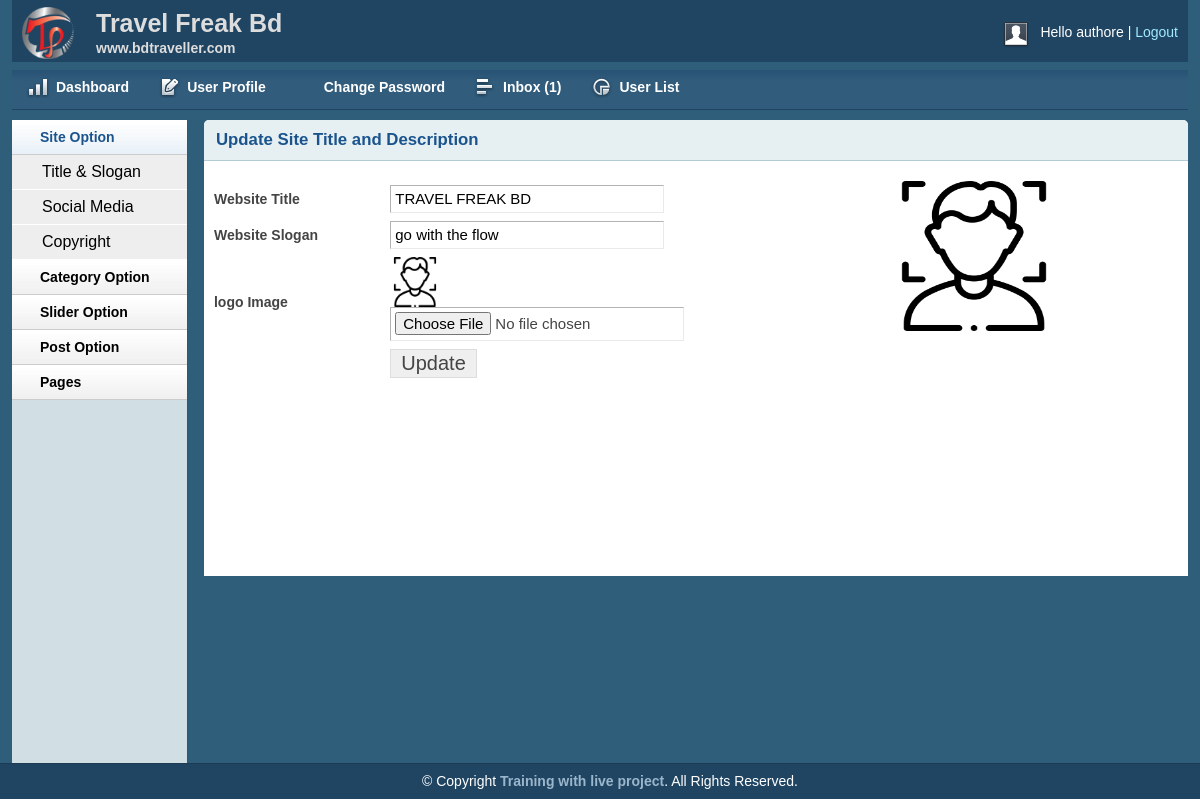
The page /admin/titleslogan.php (signed in) on the database its author committed.
### tables this page shows
CREATE TABLE IF NOT EXISTS `title_slogan` (
  `id` int(11) NOT NULL AUTO_INCREMENT,
  `title` varchar(255) NOT NULL,
  `slogan` varchar(255) NOT NULL,
  `logo` varchar(255) NOT NULL,
  PRIMARY KEY (`id`)
);

### lib/database1.php (called while the page is built, shortened)
<?php
 class Database{
      private $dbname="mysql:host=localhost; dbname=db_blog;";
      private $dbuser="root";
      private $dbpass="";
      public $conn;
    public function __construct(){
        if(!isset($this->conn)){
            try {
                $this->conn= new PDO("$this->dbname,$this->dbuser,$this->dbpass");
                $this->conn->setAttribute(PDO::ATTR_ERRMODE,PDO::ERRMODE_EXCEPTION);
            } catch (PDOException $e) {
                die("connection failed".$e->getMessage());
            }
        }
     }
}
?>

### admin/titleslogan.php (the view, shortened to what this page needs)
<?php include "inc/header.php" ;?>
 <?php include "inc/sidebar.php" ;?>
<?php
    $db = new Database();
?>
        <div class="grid_10">
            <div class="box round first grid">
                <h2>Update Site Title and Description</h2>
                <div class="block sloginblock">
            <div class="leftside">
            <?php
                    $query = "SELECT * FROM title_slogan WHERE id='1'";
                    $res=$db->conn->prepare($query);
                    $res->execute();
                    $val = $res->fetchAll();
                    foreach($val as $key){
            ?>
                      <form action="" method="POST" enctype="multipart/form-data">
                    <table class="form">
                        <tr>
                            <td>
                                <label>Website Title</label>
                            </td>
                            <td>
                                <input type="text" value ="<?php echo $key['title'];?> "name="title" class="medium" />
                            </td>
                        </tr>
						 <tr>
                            <td>
                                <label>Website Slogan</label>
                            </td>
                            <td>
                                <input type="text" value ="<?php echo $key['slogan'];?>" name="slogan" class="medium" />
                            </td>
                        </tr>
                          <tr>
                            <td>
                                <label>logo Image</label>
                            </td>
                            <td>
                                <img src="<?php echo $key['logo'];?>"  width="50px",height="50px" >
                                <br>
                                <input name="logo" type="file" />
                            </td>
                        </tr>
						 <tr>
                            <td>
                            </td>
                            <td>
                                <input type="submit" name="submit" Value="Update" />
                            </td>
                        </tr>
                    </table>
                    </form>
                    <?php } ;?>
                </div>
            <div class="rightside">
                  <img src="upload/logo.png" alt="">
            </div>
            </div>
            </div>
        </div>
  <?php include "inc/footer.php" ;?>

### admin/css/layout.css (style rules this page uses)
body { background: #fff none repeat scroll 0 0; color: #444; font-size: 14px; padding: 0; }
h1, h2, h3, h4, h5, h6 { line-height: 1.2em; margin-bottom: .3em; }
h2 { margin-top: 1em; }
.box { background: #fff; margin-bottom: 20px; padding: 10px 10px 10px 10px; margin-left: -8px; }
.box.grid { padding-bottom: 40px; }
.box.round { -moz-border-radius: 5px 5px 0px 0px; -webkit-border-radius: 5px 5px 0px 0px; border-radius: 5px 5px 0px 0px; }
.box h2 { font-size: 1.2em; font-weight: bold; color: #1B548D; background: #E6F0F3; margin: -10px -10px 0 -10px; padding: 10px 12px; border-bottom: 1px solid #B3CBD6; -moz-border-radius: 5px 5px 0px 0px; -webkit-border-radius: 5px 5px 0px 0px; border-radius: 5px 5px 0px 0px; }
.box.first { min-height: 406px; }
.block { padding-top: 20px; }
table.form { width: 100%; }
table.form td { padding: 4px 0px; }
table.form label { font-weight: bold; }
table.form input, table.form select { font-size: 15px; padding: 4px 4px 5px 4px; border-top: 1px solid #b3b3b3; border-left: 1px solid #b3b3b3; border-right: 1px solid #eaeaea; border-bottom: 1px solid #eaeaea; }
table.form input[type="submit"] { border: 1px solid #ddd; color: #444; cursor: pointer; font-size: 20px; padding: 2px 10px; }
input.medium { width: 55%; }
.block { padding-bottom: 1px; }

### admin/titleslogan.php (style rules this page uses)
.leftside { float:left; width:70%; }
.rightside { float:left; width:20%; }
.rightside img { height:150px; width:170px; }

### rows shown on the page
title_slogan: title "TRAVEL FREAK BD", slogan "go with the flow", logo (picture)

### other values the page prints
session::get("username") "authore"
$row "1"
